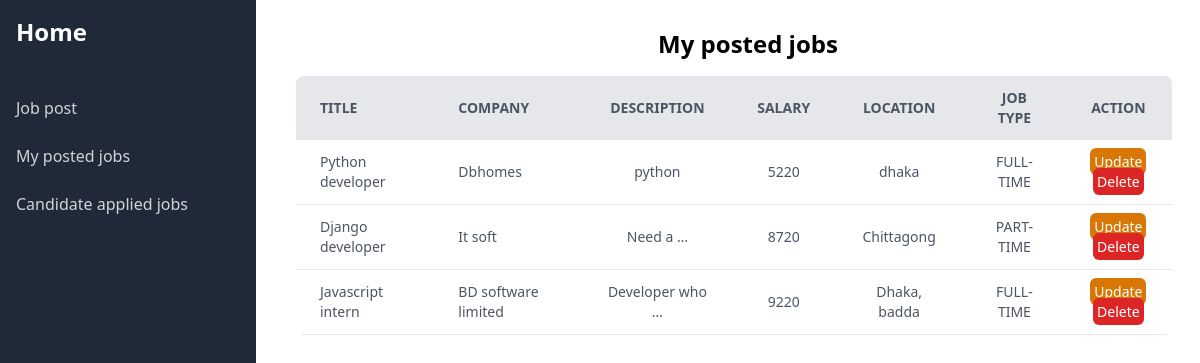
The page /posted_job/ (signed in) on the database as committed earlier.
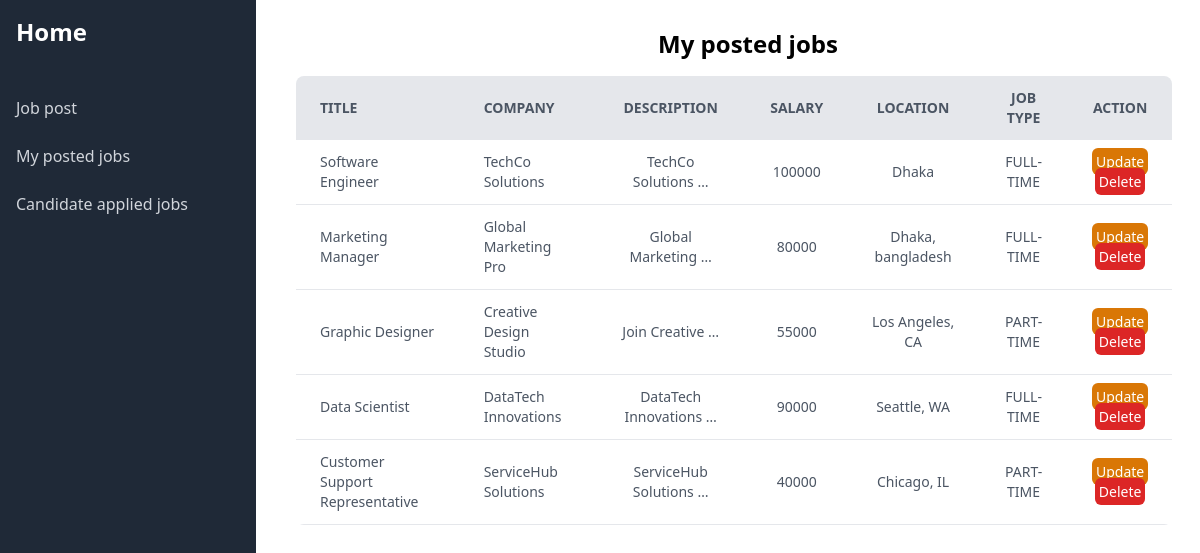
The same page on the database as committed later.
### dashboard/models.py (models this page shows, shortened)
class JobPostModel(models.Model):
    user = models.ForeignKey(User, on_delete=models.CASCADE)
    title = models.CharField(max_length=50)
    company = models.CharField(max_length=50, unique=True)
    location = models.CharField(max_length=50)
    job_type = models.CharField(choices=JOB_TYPE, max_length=50)
    salary = models.IntegerField()
    description = models.TextField(max_length=100)
    publish_date = models.DateTimeField(auto_now_add=True)

### dashboard/views.py (the view)
# urls.py: path('posted_job/', views.posted_job, name='posted_job'),
def posted_job(request):
    jobs = JobPostModel.objects.filter(user = request.user)
    return render(request, 'dashboard/posted_jobs.html', {'data': jobs})

### accounts/context_processors.py (called while the page is built)
def register_info(request):
    if not isinstance(request.user, AnonymousUser):
        try:
            register_info = RegisterInfoModel.objects.get(user=request.user)
        except RegisterInfoModel.DoesNotExist:
            register_info = None
        return {'register_info': register_info}
    else:
        return {'register_info': None}

### price_plan/context_processors.py (called while the page is built)
def payment_info(request):
    try:
        payment_info = PricePlanModel.objects.get(user = request.user)
    except:
        payment_info = None
    return {'payment_info': payment_info}

### dashboard/templates/dashboard/posted_jobs.html (shortened to what this page needs)
{% extends "dashboard/base.html" %}
{% block content %}
<div class="ml-10 mt-7">
  <h3 class="font-bold text-2xl text-center">My posted jobs</h3>
  <div class="container pr-7 mt-4">
    <table class="min-w-full bg-white rounded-lg overflow-hidden">
      <thead class="bg-gray-200 uppercase text-sm text-gray-600">
        <tr>
          <th class="py-3 px-6 text-left">Title</th>
          <th class="py-3 px-6 text-left">Company</th>
          <th class="py-3 px-6">Description</th>
          <th class="py-3 px-6 text-center">Salary</th>
          <th class="py-3 px-6 text-center">Location</th>
          <th class="py-3 px-6 text-center">Job type</th>
          <th class="py-3 px-6 text-center">Action</th>
        </tr>
      </thead>
      <tbody class="text-gray-600 text-sm font-light">
        {% for item in data %}
        <tr class="border-b border-gray-200 hover:bg-gray-100">
          <td class="py-3 px-6 text-left">{{item.title}}</td>
          <td class="py-3 px-6 text-left">{{item.company}}</td>
          <td class="py-3 px-6 text-center">
            {{item.description|truncatewords:2}}
          </td>
          <td class="py-3 px-6 text-center">{{item.salary}}</td>
          <td class="py-3 px-6 text-center">{{item.location}}</td>
          <td class="py-3 px-6 text-center">{{item.job_type}}</td>
          <td class="text-center">
            <a href="{% url 'update_post' pk=item.id %}" class="text-white bg-amber-600 rounded-md p-1">Update</a>
            <a href="{% url 'delete_post' item.id %}" class="text-white bg-red-600 rounded-md p-1">Delete</a>
          </td>
        </tr>
        {% endfor %}
      </tbody>
    </table>
  </div>
</div>
{% endblock content %}

### dashboard/templates/dashboard/base.html (shortened to what this page needs)
<!DOCTYPE html>
<html lang="en">
<head>
    <script src="https://cdn.tailwindcss.com"></script>
</head>
<body>
    {% include "dashboard/sidebar.html" %}
    <section class="ml-64">
        {% block content %} {% endblock content %}
    </section>
</body>
</html>

### dashboard/templates/dashboard/sidebar.html
 <aside class="bg-gray-800 text-white h-full w-64 fixed top-0 left-0 overflow-y-auto">
        <div class="p-4">
            <a href="{% url 'home' %}">
                <h1 class="text-2xl font-semibold">Home</h1>
            </a>
        </div>
        <nav class="mt-6">
            <ul>
                <li class="mb-2">
                    <a href="{% url 'job_post' %}" class="flex items-center px-4 py-2 text-gray-300 hover:bg-gray-600">
                        Job post
                    </a>
                </li>
                <li class="mb-2">
                    <a href="{% url 'posted_job' %}" class="flex items-center px-4 py-2 text-gray-300 hover:bg-gray-600">
                        My posted jobs
                    </a>
                </li>
                    <li class="mb-2">
                        <a href="{% url 'applied_job' %}" class="flex items-center px-4 py-2 text-gray-300 hover:bg-gray-600">
                        Candidate applied jobs
                        </a>
                    </li>
            </ul>
        </nav>
    </aside>

Rows that differ between the two databases and show on the page:
removed JobPostModel: title "Python developer", company "Dbhomes", description "python", salary "5220", location "dhaka", job_type "FULL-TIME"
removed JobPostModel: title "Django developer", company "It soft", description "Need a …", salary "8720", location "Chittagong", job_type "PART-TIME"
removed JobPostModel: title "Javascript intern", company "BD software limited", description "Developer who …", salary "9220", location "Dhaka, badda", job_type "FULL-TIME"
added JobPostModel: title "Software Engineer", company "TechCo Solutions", description "TechCo Solutions …", salary "100000", location "Dhaka", job_type "FULL-TIME"
added JobPostModel: title "Marketing Manager", company "Global Marketing Pro", description "Global Marketing …", salary "80000", location "Dhaka, bangladesh", job_type "FULL-TIME"
added JobPostModel: title "Graphic Designer", company "Creative Design Studio", description "Join Creative …", salary "55000", location "Los Angeles, CA", job_type "PART-TIME"
added JobPostModel: title "Data Scientist", company "DataTech Innovations", description "DataTech Innovations …", salary "90000", location "Seattle, WA", job_type "FULL-TIME"
added JobPostModel: title "Customer Support Representative", company "ServiceHub Solutions", description "ServiceHub Solutions …", salary "40000", location "Chicago, IL", job_type "PART-TIME"
